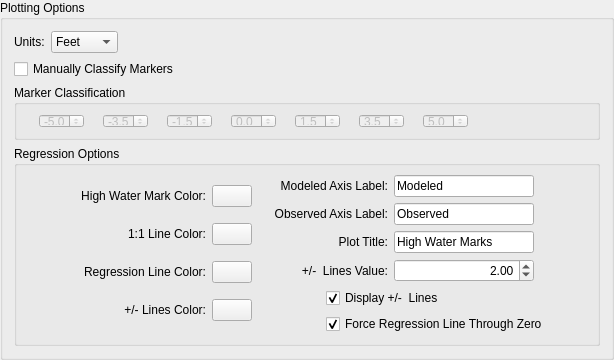
             <widget class="QGroupBox" name="group_outerhwmclass">
              <property name="title">
               <string>Plotting Options</string>
              </property>
              <layout class="QVBoxLayout" name="verticalLayout_12">
               <item>
                <layout class="QHBoxLayout" name="horizontalLayout_35">
                 <property name="spacing">
                  <number>6</number>
                 </property>
                 <property name="sizeConstraint">
                  <enum>QLayout::SetDefaultConstraint</enum>
                 </property>
                 <item>
                  <widget class="QLabel" name="label_hwmunits">
                   <property name="text">
                    <string>Units:</string>
                   </property>
                  </widget>
                 </item>
                 <item>
                  <widget class="QComboBox" name="combo_hwmunits">
                   <item>
                    <property name="text">
                     <string>Feet</string>
                    </property>
                   </item>
                   <item>
                    <property name="text">
                     <string>Meters</string>
                    </property>
                   </item>
                  </widget>
                 </item>
                 <item>
                  <spacer name="horizontalSpacer_6">
                   <property name="orientation">
                    <enum>Qt::Horizontal</enum>
                   </property>
                   <property name="sizeHint" stdset="0">
                    <size>
                     <width>40</width>
                     <height>20</height>
                    </size>
                   </property>
                  </spacer>
                 </item>
                </layout>
               </item>
               <item>
                <widget class="QSplitter" name="splitter_2">
                 <property name="orientation">
                  <enum>Qt::Horizontal</enum>
                 </property>
                 <widget class="QCheckBox" name="check_manualHWM">
                  <property name="maximumSize">
                   <size>
                    <width>16777215</width>
                    <height>20</height>
                   </size>
                  </property>
                  <property name="text">
                   <string>Manually Classify Markers</string>
                  </property>
                 </widget>
                </widget>
               </item>
               <item>
                <widget class="QGroupBox" name="group_hwmclass">
                 <property name="sizePolicy">
                  <sizepolicy hsizetype="Preferred" vsizetype="Fixed">
                   <horstretch>0</horstretch>
                   <verstretch>0</verstretch>
                  </sizepolicy>
                 </property>
                 <property name="minimumSize">
                  <size>
                   <width>0</width>
                   <height>55</height>
                  </size>
                 </property>
                 <property name="maximumSize">
                  <size>
                   <width>16777215</width>
                   <height>55</height>
                  </size>
                 </property>
                 <property name="title">
                  <string>Marker Classification</string>
                 </property>
                 <property name="flat">
                  <bool>false</bool>
                 </property>
                 <property name="checkable">
                  <bool>false</bool>
                 </property>
                 <layout class="QHBoxLayout" name="horizontalLayout_19">
                  <item>
                   <layout class="QHBoxLayout" name="horizontalLayout_8">
                    <item>
                     <widget class="QLabel" name="img_purple_2">
                      <property name="text">
                       <string/>
                      </property>
                      <property name="pixmap">
                       <pixmap>:/img/mm_20_purple.png</pixmap>
                      </property>
                     </widget>
                    </item>
                    <item>
                     <widget class="QDoubleSpinBox" name="spin_class0">
                      <property name="enabled">
                       <bool>false</bool>
                      </property>
                      <property name="minimumSize">
                       <size>
                        <width>45</width>
                        <height>0</height>
                       </size>
                      </property>
                      <property name="maximumSize">
                       <size>
                        <width>45</width>
                        <height>16777215</height>
                       </size>
                      </property>
                      <property name="decimals">
                       <number>1</number>
                      </property>
                      <property name="minimum">
                       <double>-100.000000000000000</double>
                      </property>
                      <property name="value">
                       <double>-5.000000000000000</double>
                      </property>
                     </widget>
                    </item>
                    <item>
                     <widget class="QLabel" name="img_blue_2">
                      <property name="text">
                       <string/>
                      </property>
                      <property name="pixmap">
                       <pixmap>:/img/mm_20_darkblue.png</pixmap>
                      </property>
                     </widget>
                    </item>
                    <item>
                     <widget class="QDoubleSpinBox" name="spin_class1">
                      <property name="enabled">
                       <bool>false</bool>
                      </property>
                      <property name="minimumSize">
                       <size>
                        <width>45</width>
                        <height>0</height>
                       </size>
                      </property>
                      <property name="maximumSize">
                       <size>
                        <width>45</width>
                        <height>16777215</height>
                       </size>
                      </property>
                      <property name="decimals">
                       <number>1</number>
                      </property>
                      <property name="minimum">
                       <double>-100.000000000000000</double>
                      </property>
                      <property name="value">
                       <double>-3.500000000000000</double>
                      </property>
                     </widget>
                    </item>
                    <item>
                     <widget class="QLabel" name="img_lightblue_2">
                      <property name="text">
                       <string/>
                      </property>
                      <property name="pixmap">
                       <pixmap>:/img/mm_20_lightblue.png</pixmap>
                      </property>
                     </widget>
                    </item>
                    <item>
                     <widget class="QDoubleSpinBox" name="spin_class2">
                      <property name="enabled">
                       <bool>false</bool>
                      </property>
                      <property name="minimumSize">
                       <size>
                        <width>45</width>
                        <height>0</height>
                       </size>
                      </property>
                      <property name="maximumSize">
                       <size>
                        <width>45</width>
                        <height>16777215</height>
                       </size>
                      </property>
                      <property name="decimals">
                       <number>1</number>
                      </property>
                      <property name="minimum">
                       <double>-100.000000000000000</double>
                      </property>
                      <property name="value">
                       <double>-1.500000000000000</double>
                      </property>
                     </widget>
                    </item>
                    <item>
                     <widget class="QLabel" name="img_dkgreen_2">
                      <property name="text">
                       <string/>
                      </property>
                      <property name="pixmap">
                       <pixmap>:/img/mm_20_darkgreen.png</pixmap>
                      </property>
                     </widget>
                    </item>
                    <item>
                     <widget class="QDoubleSpinBox" name="spin_class3">
                      <property name="enabled">
                       <bool>false</bool>
                      </property>
                      <property name="minimumSize">
                       <size>
                        <width>45</width>
                        <height>0</height>
                       </size>
                      </property>
                      <property name="maximumSize">
                       <size>
                        <width>45</width>
                        <height>16777215</height>
                       </size>
                      </property>
                      <property name="decimals">
                       <number>1</number>
                      </property>
                      <property name="minimum">
                       <double>-100.000000000000000</double>
                      </property>
                     </widget>
                    </item>
                    <item>
                     <widget class="QLabel" name="img_ltgreen_2">
                      <property name="text">
                       <string/>
                      </property>
                      <property name="pixmap">
                       <pixmap>:/img/mm_20_lightgreen.png</pixmap>
                      </property>
                     </widget>
                    </item>
                    <item>
                     <widget class="QDoubleSpinBox" name="spin_class4">
                      <property name="enabled">
                       <bool>false</bool>
                      </property>
                      <property name="minimumSize">
                       <size>
                        <width>45</width>
                        <height>0</height>
                       </size>
                      </property>
                      <property name="maximumSize">
                       <size>
                        <width>45</width>
                        <height>16777215</height>
                       </size>
                      </property>
                      <property name="decimals">
                       <number>1</number>
                      </property>
                      <property name="minimum">
                       <double>-100.000000000000000</double>
                      </property>
                      <property name="value">
                       <double>1.500000000000000</double>
                      </property>
                     </widget>
                    </item>
                    <item>
                     <widget class="QLabel" name="img_yellow_2">
                      <property name="text">
                       <string/>
                      </property>
                      <property name="pixmap">
                       <pixmap>:/img/mm_20_yellow.png</pixmap>
                      </property>
                     </widget>
                    </item>
                    <item>
                     <widget class="QDoubleSpinBox" name="spin_class5">
                      <property name="enabled">
                       <bool>false</bool>
                      </property>
                      <property name="minimumSize">
                       <size>
                        <width>45</width>
                        <height>0</height>
                       </size>
                      </property>
                      <property name="maximumSize">
                       <size>
                        <width>45</width>
                        <height>16777215</height>
                       </size>
                      </property>
                      <property name="decimals">
                       <number>1</number>
                      </property>
                      <property name="minimum">
                       <double>-100.000000000000000</double>
                      </property>
                      <property name="value">
                       <double>3.500000000000000</double>
                      </property>
                     </widget>
                    </item>
                    <item>
                     <widget class="QLabel" name="img_orange_2">
                      <property name="text">
                       <string/>
                      </property>
                      <property name="pixmap">
                       <pixmap>:/img/mm_20_darkorange.png</pixmap>
                      </property>
                     </widget>
                    </item>
                    <item>
                     <widget class="QDoubleSpinBox" name="spin_class6">
                      <property name="enabled">
                       <bool>false</bool>
                      </property>
                      <property name="minimumSize">
                       <size>
                        <width>45</width>
                        <height>0</height>
                       </size>
                      </property>
                      <property name="maximumSize">
                       <size>
                        <width>45</width>
                        <height>16777215</height>
                       </size>
                      </property>
                      <property name="decimals">
                       <number>1</number>
                      </property>
                      <property name="minimum">
                       <double>-100.000000000000000</double>
                      </property>
                      <property name="value">
                       <double>5.000000000000000</double>
                      </property>
                     </widget>
                    </item>
                    <item>
                     <widget class="QLabel" name="img_red_2">
                      <property name="pixmap">
                       <pixmap>:/img/mm_20_red.png</pixmap>
                      </property>
                     </widget>
                    </item>
                    <item>
                     <spacer name="horizontalSpacer_19">
                      <property name="orientation">
                       <enum>Qt::Horizontal</enum>
                      </property>
                      <property name="sizeHint" stdset="0">
                       <size>
                        <width>40</width>
                        <height>20</height>
                       </size>
                      </property>
                     </spacer>
                    </item>
                   </layout>
                  </item>
                 </layout>
                </widget>
               </item>
               <item>
                <widget class="QGroupBox" name="groupBox_2">
                 <property name="title">
                  <string>Regression Options</string>
                 </property>
                 <layout class="QHBoxLayout" name="horizontalLayout_4">
                  <item>
                   <layout class="QVBoxLayout" name="verticalLayout_11">
                    <item>
                     <layout class="QHBoxLayout" name="horizontalLayout_25">
                      <item>
                       <widget class="QLabel" name="label_hwmcolor">
                        <property name="minimumSize">
                         <size>
                          <width>180</width>
                          <height>0</height>
                         </size>
                        </property>
                        <property name="maximumSize">
                         <size>
                          <width>180</width>
                          <height>16777215</height>
                         </size>
                        </property>
                        <property name="text">
                         <string>High Water Mark Color:</string>
                        </property>
                        <property name="alignment">
                         <set>Qt::AlignRight|Qt::AlignTrailing|Qt::AlignVCenter</set>
                        </property>
                       </widget>
                      </item>
                      <item>
                       <widget class="QPushButton" name="button_hwmcolor">
                        <property name="text">
                         <string/>
                        </property>
                       </widget>
                      </item>
                     </layout>
                    </item>
                    <item>
                     <layout class="QHBoxLayout" name="horizontalLayout_26">
                      <item>
                       <widget class="QLabel" name="label_121linecolor">
                        <property name="minimumSize">
                         <size>
                          <width>180</width>
                          <height>0</height>
                         </size>
                        </property>
                        <property name="maximumSize">
                         <size>
                          <width>180</width>
                          <height>16777215</height>
                         </size>
                        </property>
                        <property name="text">
                         <string>1:1 Line Color:</string>
                        </property>
                        <property name="alignment">
                         <set>Qt::AlignRight|Qt::AlignTrailing|Qt::AlignVCenter</set>
                        </property>
                       </widget>
                      </item>
                      <item>
                       <widget class="QPushButton" name="button_121linecolor">
                        <property name="text">
                         <string/>
                        </property>
                       </widget>
                      </item>
                     </layout>
                    </item>
                    <item>
                     <layout class="QHBoxLayout" name="horizontalLayout_27">
                      <item>
                       <widget class="QLabel" name="label_reglinecolor">
                        <property name="minimumSize">
                         <size>
                          <width>180</width>
                          <height>0</height>
                         </size>
                        </property>
                        <property name="maximumSize">
                         <size>
                          <width>180</width>
                          <height>16777215</height>
                         </size>
                        </property>
                        <property name="text">
                         <string>Regression Line Color:</string>
                        </property>
                        <property name="alignment">
                         <set>Qt::AlignRight|Qt::AlignTrailing|Qt::AlignVCenter</set>
                        </property>
                       </widget>
                      </item>
                      <item>
                       <widget class="QPushButton" name="button_reglinecolor">
                        <property name="text">
                         <string/>
                        </property>
                       </widget>
                      </item>
                     </layout>
                    </item>
                    <item>
                     <layout class="QHBoxLayout" name="horizontalLayout_28">
                      <item>
                       <widget class="QLabel" name="label_boundlinecolor">
                        <property name="minimumSize">
                         <size>
                          <width>180</width>
                          <height>0</height>
                         </size>
                        </property>
                        <property name="maximumSize">
                         <size>
                          <width>180</width>
                          <height>16777215</height>
                         </size>
                        </property>
                        <property name="text">
                         <string>+/- Lines Color:</string>
                        </property>
                        <property name="alignment">
                         <set>Qt::AlignRight|Qt::AlignTrailing|Qt::AlignVCenter</set>
                        </property>
                       </widget>
                      </item>
                      <item>
                       <widget class="QPushButton" name="button_boundlinecolor">
                        <property name="text">
                         <string/>
                        </property>
                       </widget>
                      </item>
                     </layout>
                    </item>
                   </layout>
                  </item>
                  <item>
                   <layout class="QVBoxLayout" name="verticalLayout_10">
                    <item>
                     <layout class="QHBoxLayout" name="horizontalLayout_24">
                      <item>
                       <widget class="QLabel" name="label_modeledhwmlabel">
                        <property name="minimumSize">
                         <size>
                          <width>130</width>
                          <height>0</height>
                         </size>
                        </property>
                        <property name="maximumSize">
                         <size>
                          <width>130</width>
                          <height>16777215</height>
                         </size>
                        </property>
                        <property name="text">
                         <string>Modeled Axis Label:</string>
                        </property>
                        <property name="alignment">
                         <set>Qt::AlignRight|Qt::AlignTrailing|Qt::AlignVCenter</set>
                        </property>
                       </widget>
                      </item>
                      <item>
                       <widget class="QLineEdit" name="text_adchwmaxislabel">
                        <property name="minimumSize">
                         <size>
                          <width>140</width>
                          <height>0</height>
                         </size>
                        </property>
                        <property name="maximumSize">
                         <size>
                          <width>140</width>
                          <height>16777215</height>
                         </size>
                        </property>
                        <property name="text">
                         <string>Modeled</string>
                        </property>
                       </widget>
                      </item>
                      <item>
                       <spacer name="horizontalSpacer_21">
                        <property name="orientation">
                         <enum>Qt::Horizontal</enum>
                        </property>
                        <property name="sizeHint" stdset="0">
                         <size>
                          <width>40</width>
                          <height>20</height>
                         </size>
                        </property>
                       </spacer>
                      </item>
                     </layout>
                    </item>
                    <item>
                     <layout class="QHBoxLayout" name="horizontalLayout_16">
                      <item>
                       <widget class="QLabel" name="label_measuredhwmlabel">
                        <property name="minimumSize">
                         <size>
                          <width>130</width>
                          <height>0</height>
                         </size>
                        </property>
                        <property name="maximumSize">
                         <size>
                          <width>130</width>
                          <height>16777215</height>
                         </size>
                        </property>
                        <property name="text">
                         <string>Observed Axis Label:</string>
                        </property>
                        <property name="alignment">
                         <set>Qt::AlignRight|Qt::AlignTrailing|Qt::AlignVCenter</set>
                        </property>
                       </widget>
                      </item>
                      <item>
                       <widget class="QLineEdit" name="text_measuredhwmaxislabel">
                        <property name="minimumSize">
                         <size>
                          <width>140</width>
                          <height>0</height>
                         </size>
                        </property>
                        <property name="maximumSize">
                         <size>
                          <width>140</width>
                          <height>16777215</height>
                         </size>
                        </property>
                        <property name="text">
                         <string>Observed</string>
                        </property>
                       </widget>
                      </item>
                      <item>
                       <spacer name="horizontalSpacer_20">
                        <property name="orientation">
                         <enum>Qt::Horizontal</enum>
                        </property>
                        <property name="sizeHint" stdset="0">
                         <size>
                          <width>40</width>
                          <height>20</height>
                         </size>
                        </property>
                       </spacer>
                      </item>
                     </layout>
                    </item>
                    <item>
                     <layout class="QHBoxLayout" name="horizontalLayout_33">
                      <item>
                       <widget class="QLabel" name="label_hwmplottitle">
                        <property name="minimumSize">
                         <size>
                          <width>130</width>
                          <height>0</height>
                         </size>
                        </property>
                        <property name="maximumSize">
                         <size>
                          <width>130</width>
                          <height>16777215</height>
                         </size>
                        </property>
                        <property name="text">
                         <string>Plot Title:</string>
                        </property>
                        <property name="alignment">
                         <set>Qt::AlignRight|Qt::AlignTrailing|Qt::AlignVCenter</set>
                        </property>
                       </widget>
                      </item>
                      <item>
                       <widget class="QLineEdit" name="text_hwmplottitle">
                        <property name="minimumSize">
                         <size>
                          <width>140</width>
                          <height>0</height>
                         </size>
                        </property>
                        <property name="maximumSize">
                         <size>
                          <width>140</width>
                          <height>16777215</height>
                         </size>
                        </property>
                        <property name="text">
                         <string>High Water Marks</string>
                        </property>
                       </widget>
                      </item>
                      <item>
                       <spacer name="horizontalSpacer_13">
                        <property name="orientation">
                         <enum>Qt::Horizontal</enum>
                        </property>
                        <property name="sizeHint" stdset="0">
                         <size>
                          <width>40</width>
                          <height>20</height>
                         </size>
                        </property>
                       </spacer>
                      </item>
                     </layout>
                    </item>
                    <item>
                     <layout class="QHBoxLayout" name="horizontalLayout_2">
                      <item>
                       <widget class="QLabel" name="label_upperlowervalue">
                        <property name="minimumSize">
                         <size>
                          <width>130</width>
                          <height>0</height>
                         </size>
                        </property>
                        <property name="maximumSize">
                         <size>
                          <width>130</width>
                          <height>16777215</height>
                         </size>
                        </property>
                        <property name="text">
                         <string>+/-  Lines Value:</string>
                        </property>
                        <property name="alignment">
                         <set>Qt::AlignRight|Qt::AlignTrailing|Qt::AlignVCenter</set>
                        </property>
                       </widget>
                      </item>
                      <item>
                       <widget class="QDoubleSpinBox" name="spin_upperlowervalue">
                        <property name="minimumSize">
                         <size>
                          <width>140</width>
                          <height>0</height>
                         </size>
                        </property>
                        <property name="maximumSize">
                         <size>
                          <width>140</width>
                          <height>16777215</height>
                         </size>
                        </property>
                        <property name="alignment">
                         <set>Qt::AlignRight|Qt::AlignTrailing|Qt::AlignVCenter</set>
                        </property>
                        <property name="value">
                         <double>2.000000000000000</double>
                        </property>
                       </widget>
                      </item>
                      <item>
                       <spacer name="horizontalSpacer_14">
                        <property name="orientation">
                         <enum>Qt::Horizontal</enum>
                        </property>
                        <property name="sizeHint" stdset="0">
                         <size>
                          <width>40</width>
                          <height>20</height>
                         </size>
                        </property>
                       </spacer>
                      </item>
                     </layout>
                    </item>
                    <item>
                     <layout class="QHBoxLayout" name="horizontalLayout_3">
                      <item>
                       <spacer name="horizontalSpacer_9">
                        <property name="orientation">
                         <enum>Qt::Horizontal</enum>
                        </property>
                        <property name="sizeType">
                         <enum>QSizePolicy::Fixed</enum>
                        </property>
                        <property name="sizeHint" stdset="0">
                         <size>
                          <width>68</width>
                          <height>20</height>
                         </size>
                        </property>
                       </spacer>
                      </item>
                      <item>
                       <widget class="QCheckBox" name="check_dispupperlowerlines">
                        <property name="text">
                         <string>Display +/-  Lines</string>
                        </property>
                        <property name="checked">
                         <bool>true</bool>
                        </property>
                       </widget>
                      </item>
                      <item>
                       <spacer name="horizontalSpacer_31">
                        <property name="orientation">
                         <enum>Qt::Horizontal</enum>
                        </property>
                        <property name="sizeHint" stdset="0">
                         <size>
                          <width>40</width>
                          <height>20</height>
                         </size>
                        </property>
                       </spacer>
                      </item>
                     </layout>
                    </item>
                    <item>
                     <layout class="QHBoxLayout" name="horizontalLayout_29">
                      <item>
                       <spacer name="horizontalSpacer_7">
                        <property name="orientation">
                         <enum>Qt::Horizontal</enum>
                        </property>
                        <property name="sizeType">
                         <enum>QSizePolicy::Fixed</enum>
                        </property>
                        <property name="sizeHint" stdset="0">
                         <size>
                          <width>68</width>
                          <height>20</height>
                         </size>
                        </property>
                       </spacer>
                      </item>
                      <item>
                       <widget class="QCheckBox" name="check_forceregthroughzero">
                        <property name="text">
                         <string>Force Regression Line Through Zero</string>
                        </property>
                        <property name="checked">
                         <bool>true</bool>
                        </property>
                       </widget>
                      </item>
                      <item>
                       <spacer name="horizontalSpacer_22">
                        <property name="orientation">
                         <enum>Qt::Horizontal</enum>
                        </property>
                        <property name="sizeHint" stdset="0">
                         <size>
                          <width>40</width>
                          <height>20</height>
                         </size>
                        </property>
                       </spacer>
                      </item>
                     </layout>
                    </item>
                   </layout>
                  </item>
                 </layout>
                </widget>
               </item>
              </layout>
             </widget>
